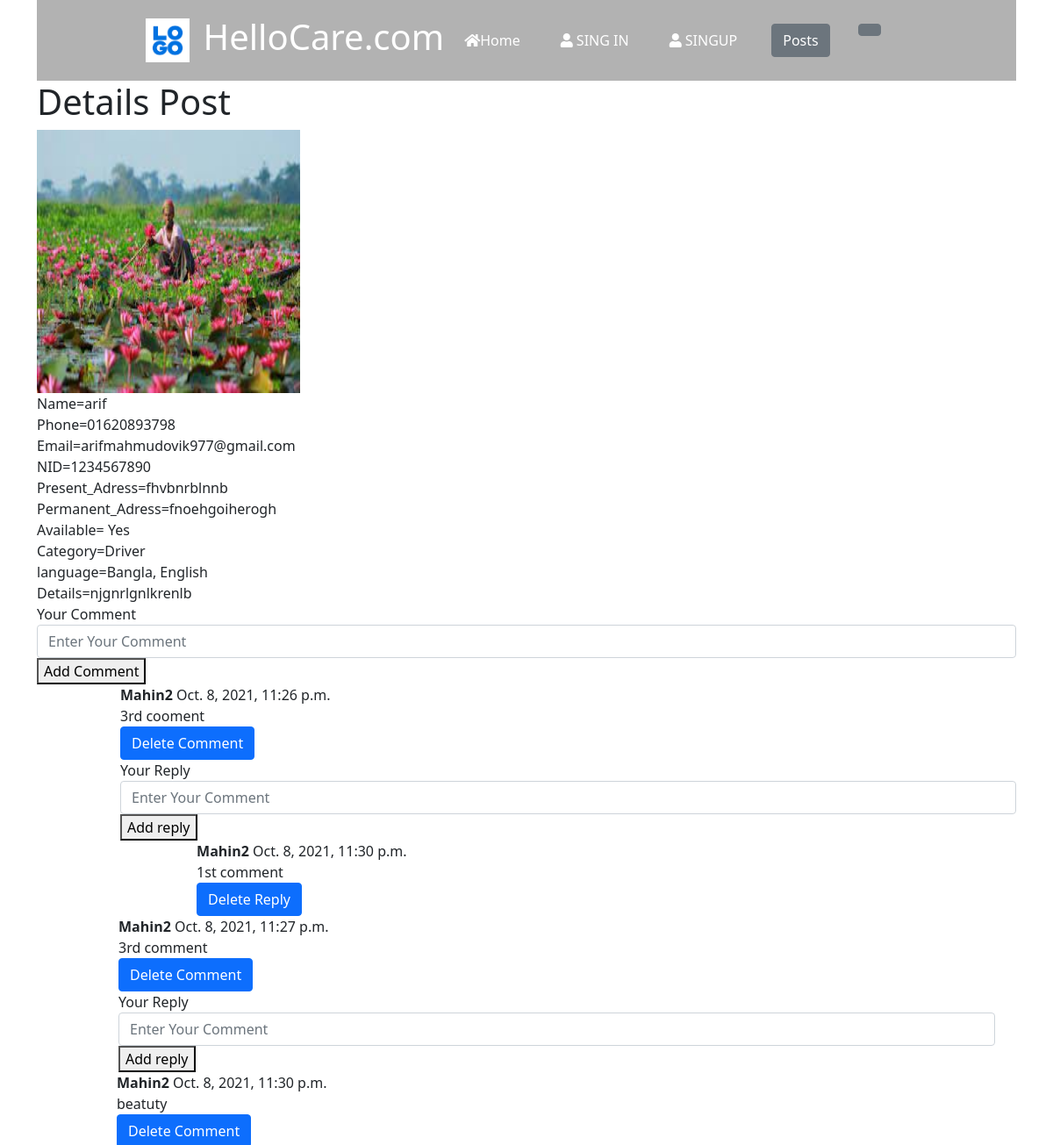
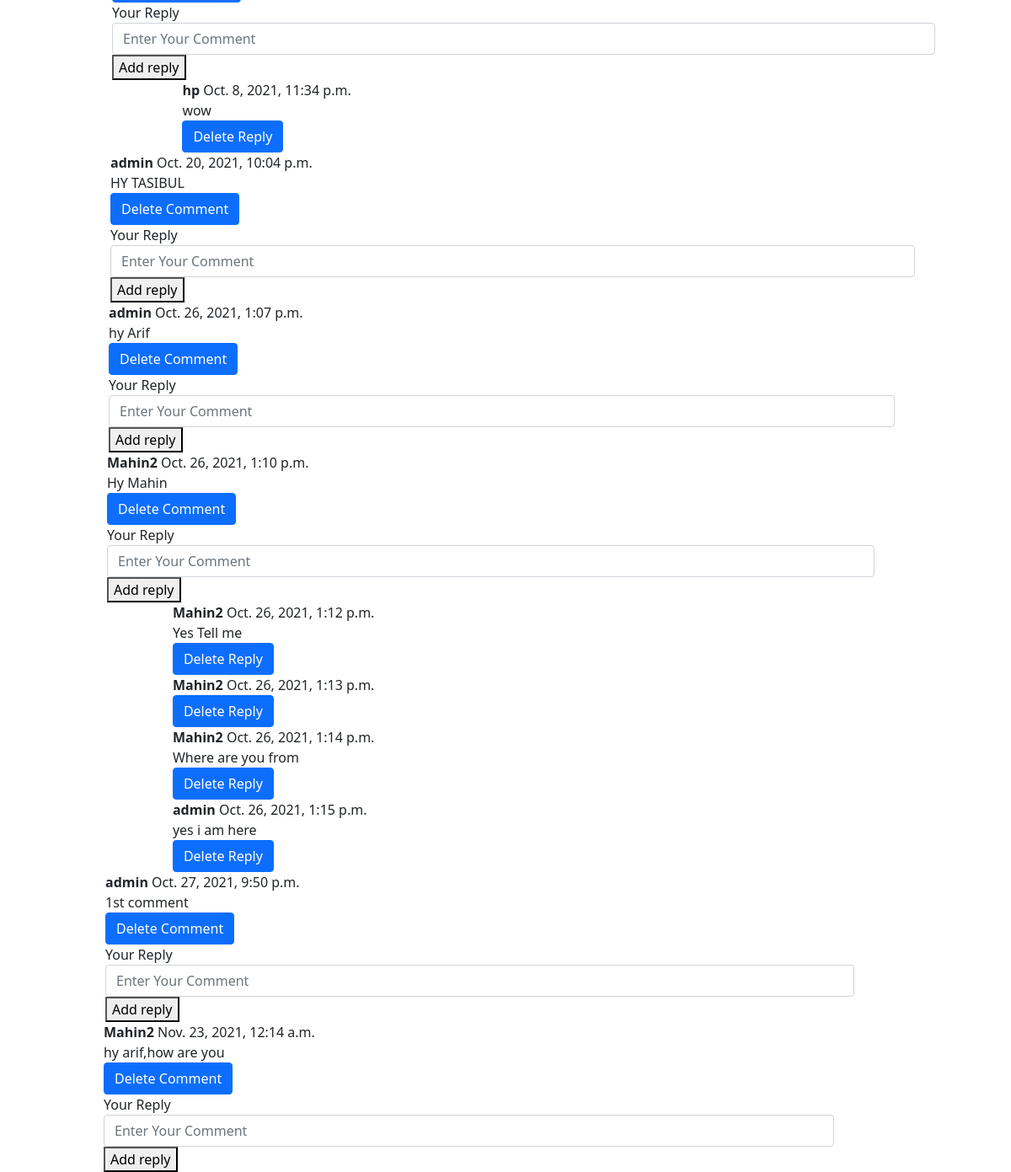
The app's page /calc/post/details/18 with its own data (2 pictures, top to bottom).
### templates/calc/models.py (models this page shows, shortened)
class Post(models.Model):
    CATEGORY=(
        ('Driver','Driver'),
        ('Nures','Nures'),
        ('Work_maid','Work_maid'),
    )
    LANGUAGE=(
        ('Bangla','Bangla'),
        ('English','English'),
        ('Hindi','Hindi'),
        ('Arabir','Arabic'),
    )
    user=models.OneToOneField(User,on_delete=models.CASCADE, blank=True, null=True)
    Name=models.CharField(max_length=100)
    Phone=models.CharField(max_length=17)
    Email=models.EmailField()
    NID=models.CharField(max_length=25,)
    Present_Adress=models.TextField()
    Permanent_Adress=models.TextField()
    Available=models.BooleanField()
    Category=models.CharField(max_length=100,choices= CATEGORY,default=1)
    language=MultiSelectField(max_length=100, max_choices=4,choices=LANGUAGE,default='Bangla')
    Details=models.TextField()
    image=models.ImageField(default='default.jpg',upload_to='media/images')
    DateTime=models.DateTimeField(auto_now_add=True)
    def __str__(self):
        return self.Name

class Comment(models.Model):
    user = models.ForeignKey(User, on_delete=models.CASCADE)
    post = models.ForeignKey(Post, on_delete=models.CASCADE)
    text = models.TextField()
    parent = models.ForeignKey('self',on_delete=models.CASCADE, null=True)
    created_at = models.DateTimeField(auto_now_add=True)

### templates/calc/views.py (the view)
# urls.py: path('post/details/<int:pk>', post_details, name='postdetails'),
def post_details(request, pk):
    queryset = get_object_or_404(Post, id=pk)
    comments = Comment.objects.filter(post=queryset, parent=None)
    replies = Comment.objects.filter(post=queryset).exclude(parent=None)
    Dictofreply={}
    for reply in replies:
        if reply.parent.id not in Dictofreply.keys():
            Dictofreply[reply.parent.id]=[reply]
        else:
            Dictofreply[reply.parent.id].append(reply)
    context = {"queryset": queryset, 'pk':pk, 'comments':comments,'Dictofreply':Dictofreply}
    return render(request, 'post_details.html', context)

### templates/calc/templatetags/tag.py (called while the page is built)
@register.filter(name="get_reply")
def get_reply(dict, key):
    return dict.get(key)

### templates/post_details.html (shortened to what this page needs)
{% extends 'base.html' %}
{% block body %}
{% load tag %}
<div class="container">
<h1>Details Post</h1>
<div class="col-md-6">
<img src="{{queryset.image.url}}" alt=""style="width:300px; height:300px;">
</div>
Name={{ queryset}}<br>
Phone={{queryset.Phone}}<br>
Email={{queryset.Email}}<br>
NID={{queryset.NID}}<br>
Present_Adress={{queryset.Present_Adress}}<br>
Permanent_Adress={{queryset.Permanent_Adress}}<br>
Available={% if queryset.Available%} Yes {% else%}No {% endif%}<br>
Category={{queryset.Category}}<br>
language={{queryset.language}}<br>
Details={{queryset.Details}}<br>
    <div>
        <form action="{% url 'addcomment' %}" method="post">
        <div class="form-group">
            <lebel> Your Comment</lebel>
            <input type="text" name="comment" placeholder="Enter Your Comment" class="form-control">
        </div>
        <button type="submit">Add Comment</button>
        </form>
   </div>
   <div>
        {% for comment in comments %}
            <div class="row">
                <div class="col-md-1">
                </div>
                <div class="col-md-11">
                    <b>{{comment.user.username}}</b> <span class="bedge bedge-secondary">{{comment.created_at}}
                    </span>
                    <div>{{comment.text}}</div>
                    <div>
<button type="button" class="btn btn-primary" data-bs-toggle="modal" data-bs-target="#exampleModal">
  Delete Comment
</button>
                    </div>
                    <div class="row">
        <form action="{% url 'addcomment' %}" method="post">
        <div class="form-group">
            <lebel> Your Reply</lebel>
            <input type="text" name="comment" placeholder="Enter Your Comment" class="form-control">
        </div>
        <button type="submit">Add reply</button>
        </form>
</div>
            {% for reply in Dictofreply|get_reply:comment.id %}
            <div class="row">
                <div class="col-md-1">
                </div>
                <div class="col-md-11">
                    <b>{{reply.user.username}}</b> <span class="bedge bedge-secondary">{{reply.created_at}}
                    </span>
                    <div>{{reply.text}}</div>
                          <div>
<button type="button" class="btn btn-primary" data-bs-toggle="modal" data-bs-target="#exampleModal{{reply.pk}}">
  Delete Reply
</button>
                    </div>
                    </div>
                </div>
{% endfor %}
            </div>
        {% endfor%}
   </div>
</div>
{% endblock  %}

### templates/base.html (style rules this page uses)
html { scroll-behavior: smooth; }

### records on screen
Post: image (picture), Name "arif", Phone "01620893798", Email "arifmahmudovik977@gmail.com", NID "1234567890", Present_Adress "fhvbnrblnnb", Permanent_Adress "fnoehgoiherogh", Category "Driver", language "Bangla, English", Details "njgnrlgnlkrenlb"
Comment: user.username "Mahin2", created_at "Oct. 8, 2021, 11:26 p.m.", text "3rd cooment"
Comment: user.username "Mahin2", created_at "Oct. 8, 2021, 11:30 p.m.", text "1st comment"
Comment: user.username "Mahin2", created_at "Oct. 8, 2021, 11:27 p.m.", text "3rd comment"
Comment: user.username "Mahin2", created_at "Oct. 8, 2021, 11:30 p.m.", text "beatuty"
Comment: user.username "hp", created_at "Oct. 8, 2021, 11:34 p.m.", text "wow"
Comment: user.username "admin", created_at "Oct. 20, 2021, 10:04 p.m.", text "HY TASIBUL"
Comment: user.username "admin", created_at "Oct. 26, 2021, 1:07 p.m.", text "hy Arif"
Comment: user.username "Mahin2", created_at "Oct. 26, 2021, 1:10 p.m.", text "Hy Mahin"
Comment: user.username "Mahin2", created_at "Oct. 26, 2021, 1:12 p.m.", text "Yes Tell me"
Comment: user.username "Mahin2", created_at "Oct. 26, 2021, 1:13 p.m."
Comment: user.username "Mahin2", created_at "Oct. 26, 2021, 1:14 p.m.", text "Where are you from"
Comment: user.username "admin", created_at "Oct. 26, 2021, 1:15 p.m.", text "yes i am here"
Comment: user.username "admin", created_at "Oct. 27, 2021, 9:50 p.m.", text "1st comment"
Comment: user.username "Mahin2", created_at "Nov. 23, 2021, 12:14 a.m.", text "hy arif,how are you"
